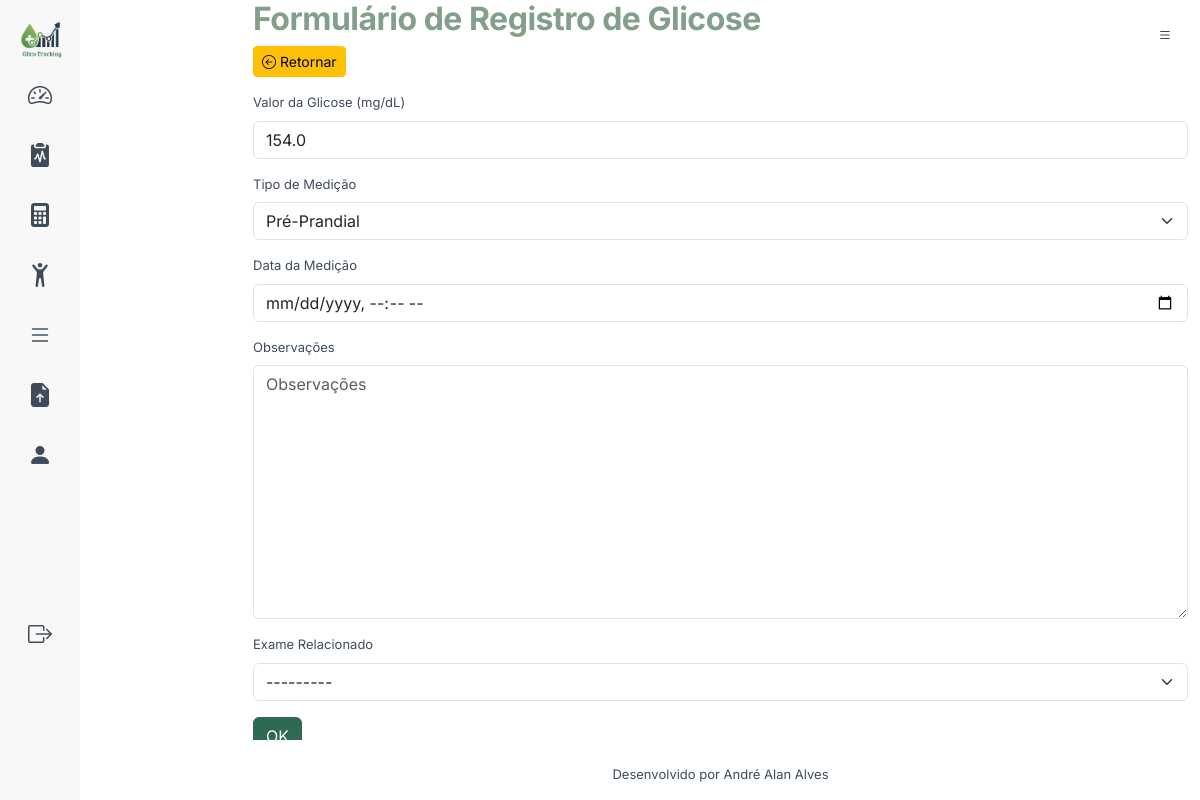
The page /medicoes/33/atualiza/ (signed in) on the database its author committed.
### medicoes/models.py (models this page shows, shortened)
class Medicao(models.Model):
    TIPO_MEDICAO_CHOICES = [
        ("","Tipo de Medição"),
        ('pre_prandial', 'Pré-Prandial'),
        ('pos_prandial_1h', 'Pós-Prandial 1 Hora'),
        ('pos_pandrial_2h', 'Pós-Pandrial 2 Horas'),
        ('jejum', 'Jejum'),
        ('aleatoria', 'Aleatória'),
    ]
    valor_glicose = models.FloatField(verbose_name='Valor da Glicose (mg/dL)')
    tipo_medicao = models.CharField(max_length=20, choices=TIPO_MEDICAO_CHOICES, verbose_name='Tipo de Medição')
    data_medicao = models.DateTimeField(verbose_name='Data da Medição', default=timezone.now)
    observacoes = models.TextField(null=True, blank=True, verbose_name='Observações')
    perfil = models.ForeignKey(Perfil, on_delete=models.CASCADE, verbose_name='Perfil')
    exame = models.ForeignKey(Exame, on_delete=models.SET_NULL, null=True, blank=True, related_name='medicoes', verbose_name='Exame Relacionado')
    class Meta:
        app_label = 'medicoes'
        verbose_name_plural = 'Medições'
        ordering = ['data_medicao']

### medicoes/views.py (the view, shortened to what this page needs)
# urls.py: path("<int:pk>/atualiza/", views.MedicoesUpdateView.as_view(), name="atualiza"),
class MedicoesUpdateView(LoginRequiredMixin, UpdateView):
    model = Medicao
    form_class = MedicaoForm
    success_url = reverse_lazy("medicoes:lista")

### medicoes/forms.py
class MedicaoForm(forms.ModelForm):
    class Meta:
        model = Medicao
        fields = ['valor_glicose',
                  'tipo_medicao',
                  'data_medicao',
                  'observacoes',
                  'exame']
        widgets = {
            'data_medicao': forms.DateTimeInput(attrs={'type': 'datetime-local'}),
        }

### medicoes/template/medicoes/medicao_form.html (shortened to what this page needs)
{% extends "base.html" %}
{% load django_bootstrap5 %}
{% block content %}
    <div class="container-fluid">
        <div class="row">
            <div class="col-12 ">
                <h1>Formulário de Registro de Glicose</h1>
                <div class="btn-group" role="group" aria-label="Basic example">
                    <a class="btn btn-sm btn-warning" href="{% url "medicoes:lista" %}" type="button"><i class="bi bi-arrow-left-circle"></i> Retornar</a>
                </div>
            </div>
            <div class="col-12">
                <form method="post" class="form mt-3">
                    {% bootstrap_form form %}
                    {% bootstrap_button button_type="submit" content="OK" %}
                </form>
            </div>
        </div>
    </div>
{% endblock %}

### static/styles/base.css (style rules this page uses)
:root { --glico-primary: #2D6A4F; --glico-secondary: #1B4965; --glico-accent: #52B6CC; --glico-alert: #F4A460; --glico-danger: #C1121F; --glico-text: #3E4C59; --glico-light-bg: #f8f8f8; }
.btn-primary { background-color: var(--glico-primary); border-color: var(--glico-primary); }
* { font-family: 'Inter', sans-serif; }
h1 { font-size: 2rem; font-weight: 700; letter-spacing: -0.5px; line-height: 1.2; }
body { font-size: 1rem; font-weight: 400; line-height: 1.5; color: var(--glico-text); }
body { background-color: #FFF !important; font-size: 1rem; }
.div2 h1 { color:#829f89; }

### rows shown on the page
Medicao: valor_glicose "154.0", tipo_medicao "Pré-Prandial", exame "---------"
